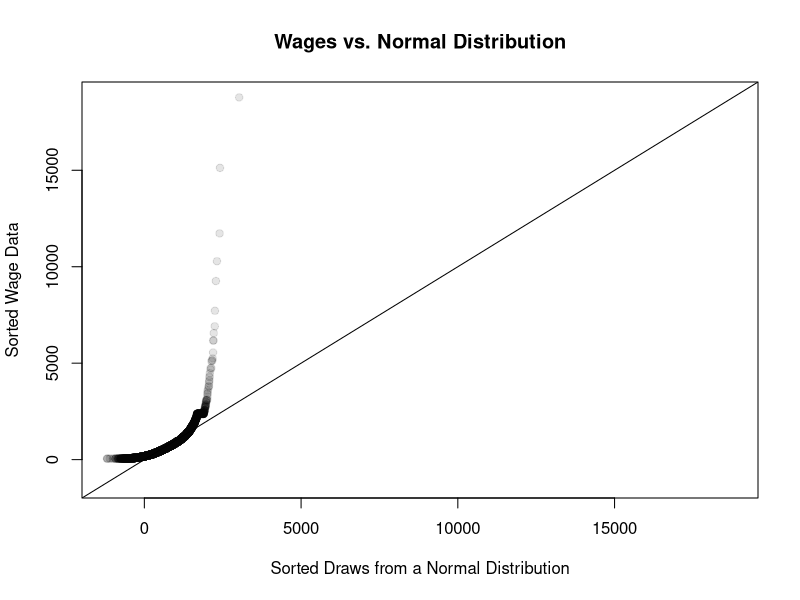
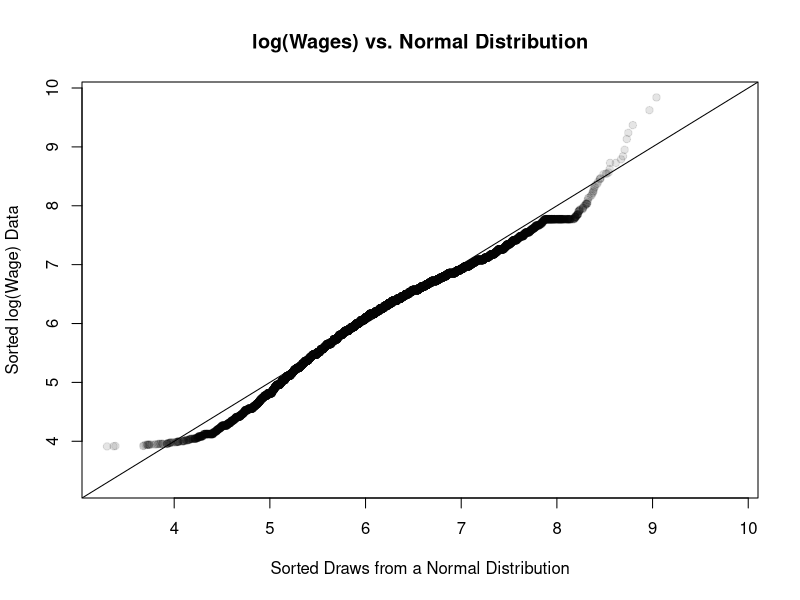

These charts were generated, in order, by the following R code:
# Author: Patrick Sheehan
# Purpose: Extend the replication of Table 1.A and 2.A 
#          from Bierens and Ginther (2001)      
# Input: None
# Output(s): Sorted Data Plots (one PDF file with all)

require(AER) # Require data package
data("CPS1988") # Put data in workspace
# Part 3: Sorted data plots (wages, log(wages) vs. normal dist)
wages <- CPS1988$wage 
log.wages <- log(wages)
# Draw from normal dist. with same sample size, mean, and SD
norm.wages <- rnorm(length(wages), mean(wages), sd(wages))
norm.log.wages <- rnorm(length(log.wages), mean(log.wages), sd(log.wages))
# Plot the sorted data
pdf("sorted-data-plots.pdf") # Begin PDF graphics driver
# Wage vs. normal 
min1 <- min(wages, norm.wages)  # Find the smallest value (From lecture notes)
max1 <- max(wages, norm.wages)  # Find the largest value (From lecture notes)
plot(sort(norm.wages),sort(wages),
     main= "Wages vs. Normal Distribution",
     xlab= "Sorted Draws from a Normal Distribution",
     ylab= "Sorted Wage Data",
     xlim= c(min1, max1),
     ylim= c(min1, max1),
     pch= 19,
     col= rgb(0,0,0,0.1))
abline(0,1) # split the plot where the two distributions would be considered ==
# log(Wage) vs. normal
min2 <- min(log.wages, norm.log.wages)  # Find the smallest value
max2 <- max(log.wages, norm.log.wages)  # Find the largest value
plot(sort(norm.log.wages),sort(log.wages),
     main= "log(Wages) vs. Normal Distribution",
     xlab= "Sorted Draws from a Normal Distribution",
     ylab= "Sorted log(Wage) Data",
     xlim= c(min2, max2),
     ylim= c(min2, max2),
     pch= 19,
     col= rgb(0,0,0,0.1))
abline(0,1) # split the plot where the two distributions would be considered ==
dev.off() # Done with pdf file
